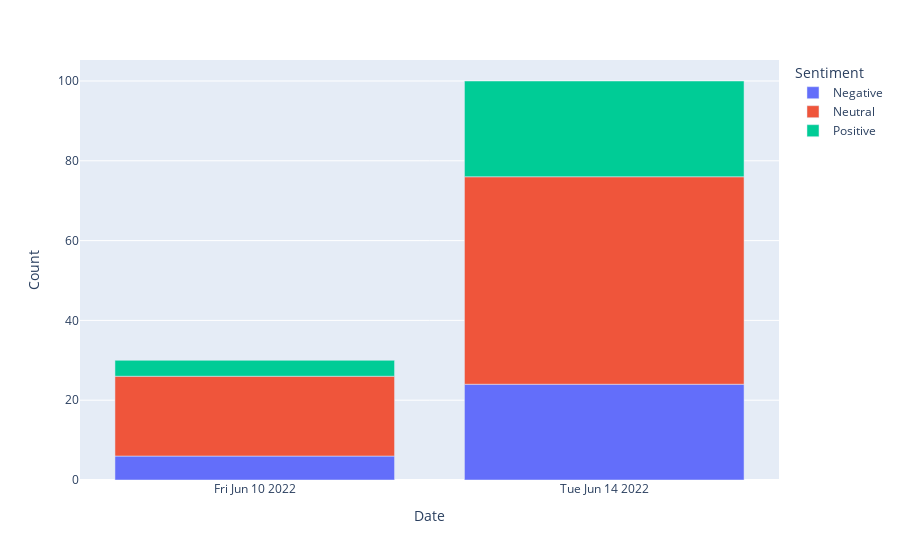

The cell this chart's notebook holds for it:
### Code cell
px.bar(new_data, x='Date', y='Count', color='Sentiment')

### Figure 1 — Plotly figure (JSON) as saved in the notebook; plotly's stock layout.template omitted (floating-point values rounded to 4 significant figures)
{"data": [{"alignmentgroup": "True", "hovertemplate": "Sentiment=Negative<br>Date=%{x}<br>Count=%{y}<extra></extra>", "legendgroup": "Negative", "marker": {"color": "#636efa", "pattern": {"shape": ""}}, "name": "Negative", "offsetgroup": "Negative", "orientation": "v", "showlegend": true, "textposition": "auto", "type": "bar", "x": ["Fri Jun 10 2022", "Tue Jun 14 2022"], "xaxis": "x", "y": [6, 24], "yaxis": "y"}, {"alignmentgroup": "True", "hovertemplate": "Sentiment=Neutral<br>Date=%{x}<br>Count=%{y}<extra></extra>", "legendgroup": "Neutral", "marker": {"color": "#EF553B", "pattern": {"shape": ""}}, "name": "Neutral", "offsetgroup": "Neutral", "orientation": "v", "showlegend": true, "textposition": "auto", "type": "bar", "x": ["Fri Jun 10 2022", "Tue Jun 14 2022"], "xaxis": "x", "y": [20, 52], "yaxis": "y"}, {"alignmentgroup": "True", "hovertemplate": "Sentiment=Positive<br>Date=%{x}<br>Count=%{y}<extra></extra>", "legendgroup": "Positive", "marker": {"color": "#00cc96", "pattern": {"shape": ""}}, "name": "Positive", "offsetgroup": "Positive", "orientation": "v", "showlegend": true, "textposition": "auto", "type": "bar", "x": ["Fri Jun 10 2022", "Tue Jun 14 2022"], "xaxis": "x", "y": [4, 24], "yaxis": "y"}], "layout": {"barmode": "relative", "legend": {"title": {"text": "Sentiment"}, "tracegroupgap": 0}, "margin": {"t": 60}, "xaxis": {"anchor": "y", "domain": [0, 1], "title": {"text": "Date"}}, "yaxis": {"anchor": "x", "domain": [0, 1], "title": {"text": "Count"}}}}
